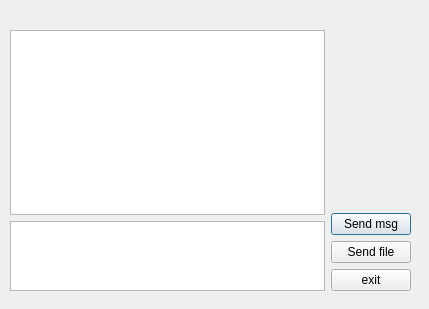
<?xml version="1.0" encoding="UTF-8"?>
<ui version="4.0">
 <class>ChatDialog</class>
 <widget class="QDialog" name="ChatDialog">
  <property name="geometry">
   <rect>
    <x>0</x>
    <y>0</y>
    <width>429</width>
    <height>309</height>
   </rect>
  </property>
  <property name="windowTitle">
   <string>Dialog</string>
  </property>
  <widget class="QWidget" name="verticalLayoutWidget">
   <property name="geometry">
    <rect>
     <x>10</x>
     <y>10</y>
     <width>401</width>
     <height>281</height>
    </rect>
   </property>
   <layout class="QVBoxLayout" name="verticalLayout_3">
    <item>
     <widget class="QLabel" name="label">
      <property name="text">
       <string/>
      </property>
     </widget>
    </item>
    <item>
     <layout class="QHBoxLayout" name="horizontalLayout" stretch="9,1">
      <item>
       <layout class="QVBoxLayout" name="verticalLayout" stretch="7,2">
        <item>
         <widget class="QTextBrowser" name="textBrowser"/>
        </item>
        <item>
         <widget class="QTextEdit" name="textEdit"/>
        </item>
       </layout>
      </item>
      <item>
       <layout class="QVBoxLayout" name="verticalLayout_2">
        <item>
         <spacer name="verticalSpacer">
          <property name="orientation">
           <enum>Qt::Vertical</enum>
          </property>
          <property name="sizeHint" stdset="0">
           <size>
            <width>20</width>
            <height>40</height>
           </size>
          </property>
         </spacer>
        </item>
        <item>
         <widget class="QPushButton" name="sendmsg">
          <property name="text">
           <string>Send msg</string>
          </property>
         </widget>
        </item>
        <item>
         <widget class="QPushButton" name="sendfile">
          <property name="text">
           <string>Send file</string>
          </property>
         </widget>
        </item>
        <item>
         <widget class="QPushButton" name="exitbtn">
          <property name="text">
           <string>exit</string>
          </property>
         </widget>
        </item>
       </layout>
      </item>
     </layout>
    </item>
   </layout>
  </widget>
 </widget>
 <resources/>
 <connections/>
</ui>
